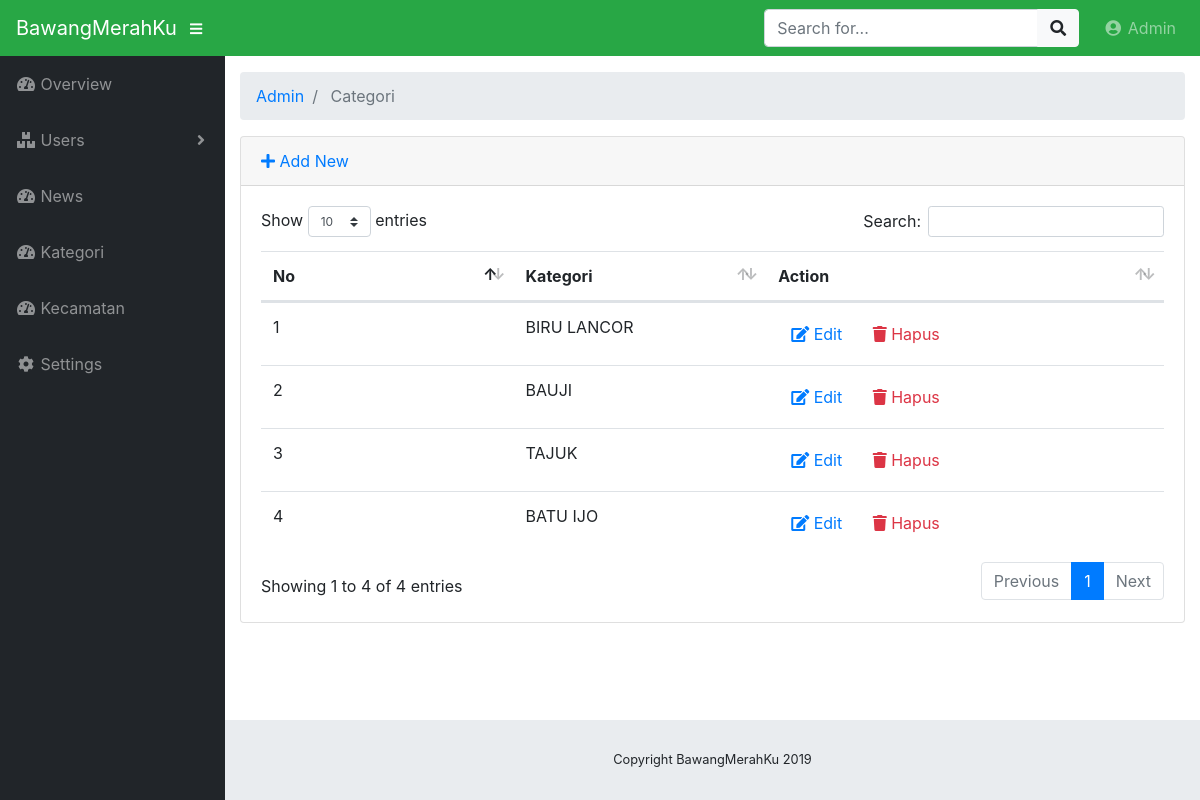
The app's page /index.php/admin/categori with its own data.
### tables this page shows
CREATE TABLE `categori` (
  `ctg_id` int(10) NOT NULL,
  `ctg_nama` varchar(50) NOT NULL
);

### application/controllers/admin/Categori.php (called while the page is built, shortened)
<?php
class Categori extends CI_Controller {
    public function __construct()
    {
        $this->load->model("product_model");
        $this->load->library('form_validation');
    }
    public function index()
    {
        $data["categori"] = $this->product_model->getAll('categori');
        $this->load->view("admin/categori", $data);
    }
}

### index.php (called while the page is built, shortened)
<?php
require_once BASEPATH.'core/CodeIgniter.php';

### application/models/Product_model.php (called while the page is built, shortened)
<?php defined('BASEPATH') OR exit('No direct script access allowed');
class Product_model extends CI_Model
{
    public function getAll($table)
    {
        return $this->db->get($table)->result();
    }
}

### application/views/admin/categori.php (the view, shortened to what this page needs)
<!DOCTYPE html>
<html lang="en">
<head>
</head>
<body id="page-top">
	<div id="wrapper">
		<div id="content-wrapper">
			<div class="container-fluid">
				<div class="card mb-3">
					<div class="card-header">
						<a href="<?php echo site_url('admin/categori/add') ?>"><i class="fas fa-plus"></i> Add New</a>
					</div>
					<div class="card-body">
						<div class="table-responsive">
							<table class="table table-hover" id="dataTable" width="100%" cellspacing="0">
								<thead>
									<tr>
                                        <th>No</th>
										<th>Kategori</th>
										<th>Action</th>
									</tr>
								</thead>
								<tbody>
									<?php foreach ($categori as $ctg): ?>
									<tr>
										<td width="150">
											<?php echo $ctg->ctg_id ?>
										</td>
										<td width="150">
											<?php echo $ctg->ctg_nama ?>
										</td>
										<td width="250">
											<a href="<?php echo site_url('admin/categori/edit/'.$ctg->ctg_id) ?>"
											 class="btn btn-small"><i class="fas fa-edit"></i> Edit</a>
											<a onclick="deleteConfirm('<?php echo site_url('admin/categori/delete/'.$ctg->ctg_id) ?>')"
											 href="#!" class="btn btn-small text-danger"><i class="fas fa-trash"></i> Hapus</a>
										</td>
									</tr>
									<?php endforeach; ?>
								</tbody>
							</table>
						</div>
					</div>
				</div>
			</div>
		</div>
	</div>
</body>
</html>

### css/sb-admin.css (style rules this page uses)
html { position: relative; min-height: 100%; }
body { height: 100%; }
#wrapper { display: -webkit-box; display: -ms-flexbox; display: flex; }
#wrapper #content-wrapper { overflow-x: hidden; width: 100%; padding-top: 1rem; padding-bottom: 80px; }
:root { --input-padding-x: 0.75rem; --input-padding-y: 0.75rem; }

### records on screen
categori: ctg_id "1", ctg_nama "BIRU LANCOR"
categori: ctg_id "2", ctg_nama "BAUJI"
categori: ctg_id "3", ctg_nama "TAJUK"
categori: ctg_id "4", ctg_nama "BATU IJO"

### other values on screen
SITE_NAME "BawangMerahKu"
$segment "Admin"
$segment "Categori"
Date('Y') "2019"
